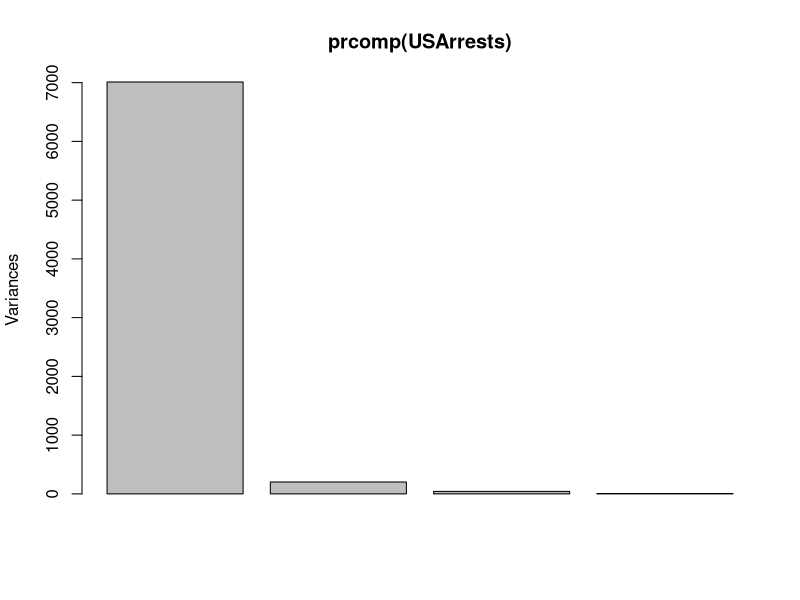
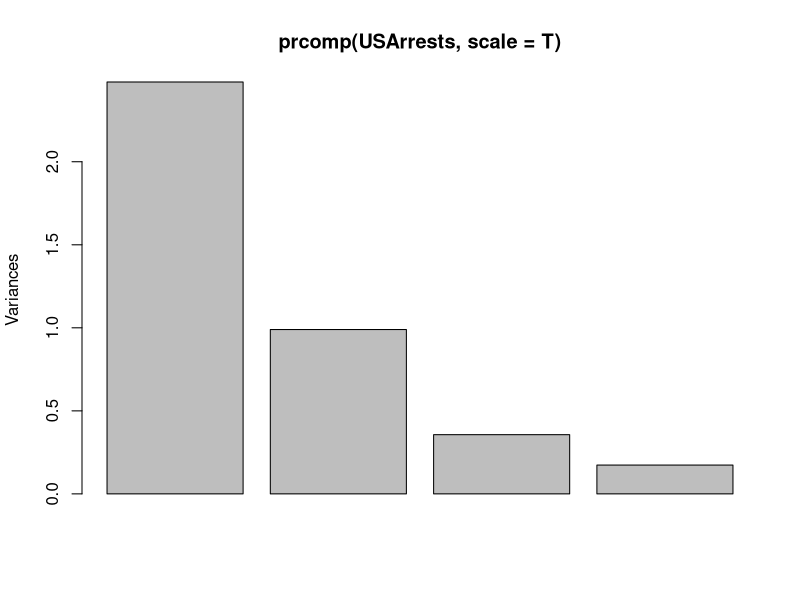
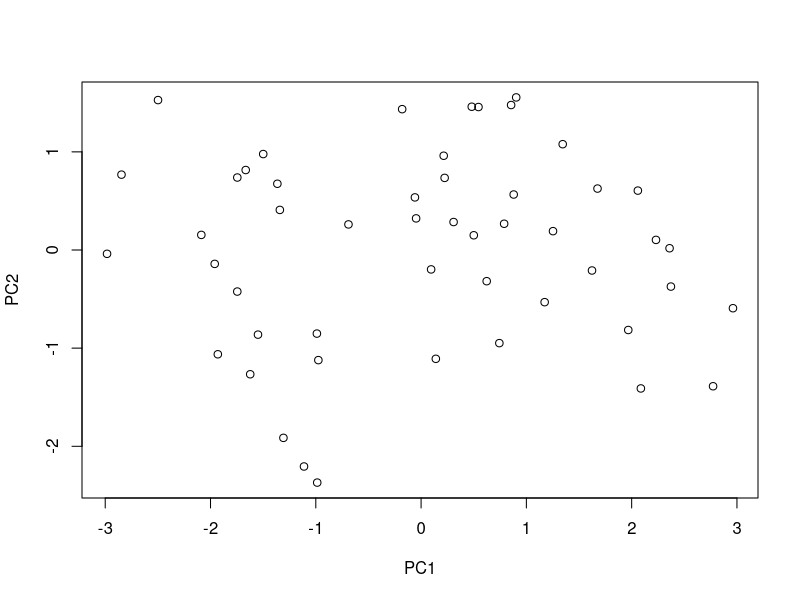
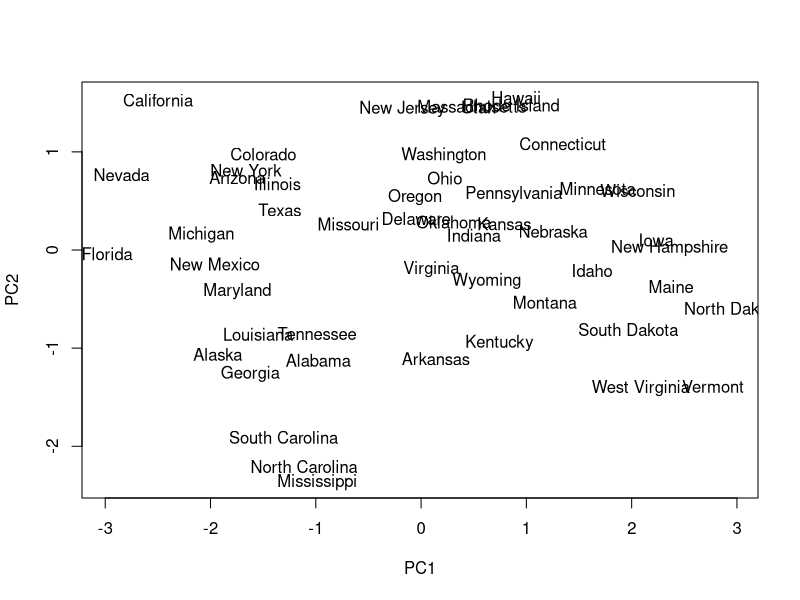
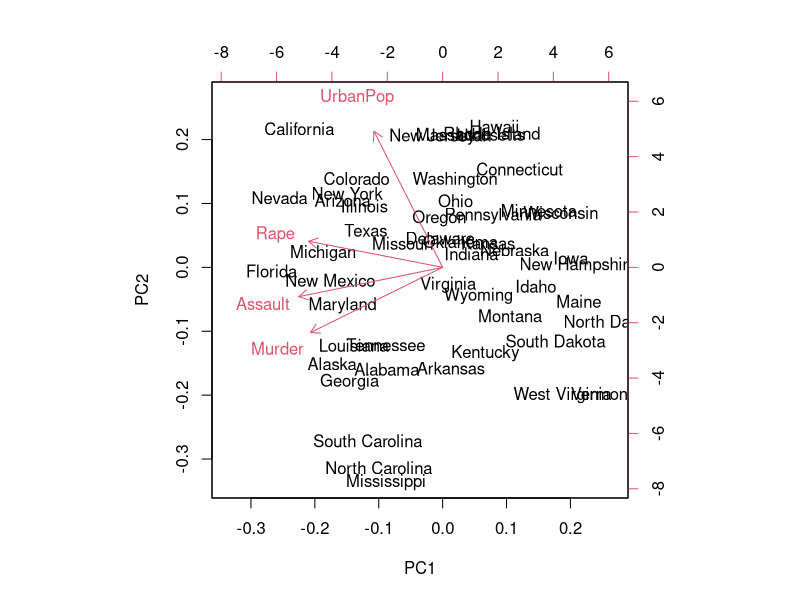

Source code (R) for these figures, in order:
## ---- chunk 1
knitr::opts_chunk$set(echo = TRUE)
## ---- chunk 2
head(USArrests)
## ---- chunk 3
summary(USArrests)
## ---- chunk 4
prcomp(USArrests)
## ---- chunk 5
plot(prcomp(USArrests))
## ---- chunk 6
summary(prcomp(USArrests))
## ---- chunk 7
plot(prcomp(USArrests,scale=T))
## ---- chunk 8
summary(prcomp(USArrests,scale=T))
## ---- chunk 9
prcomp(USArrests,scale=T)
## ---- chunk 10
plot(prcomp(USArrests,scale=T)$x[,1:2])
## ---- chunk 11
plot(prcomp(USArrests,scale=T)$x[,1:2],type="n")
text(prcomp(USArrests,scale=T)$x[,1:2],rownames(USArrests))
## ---- chunk 12
biplot(prcomp(USArrests,scale=T)) 
